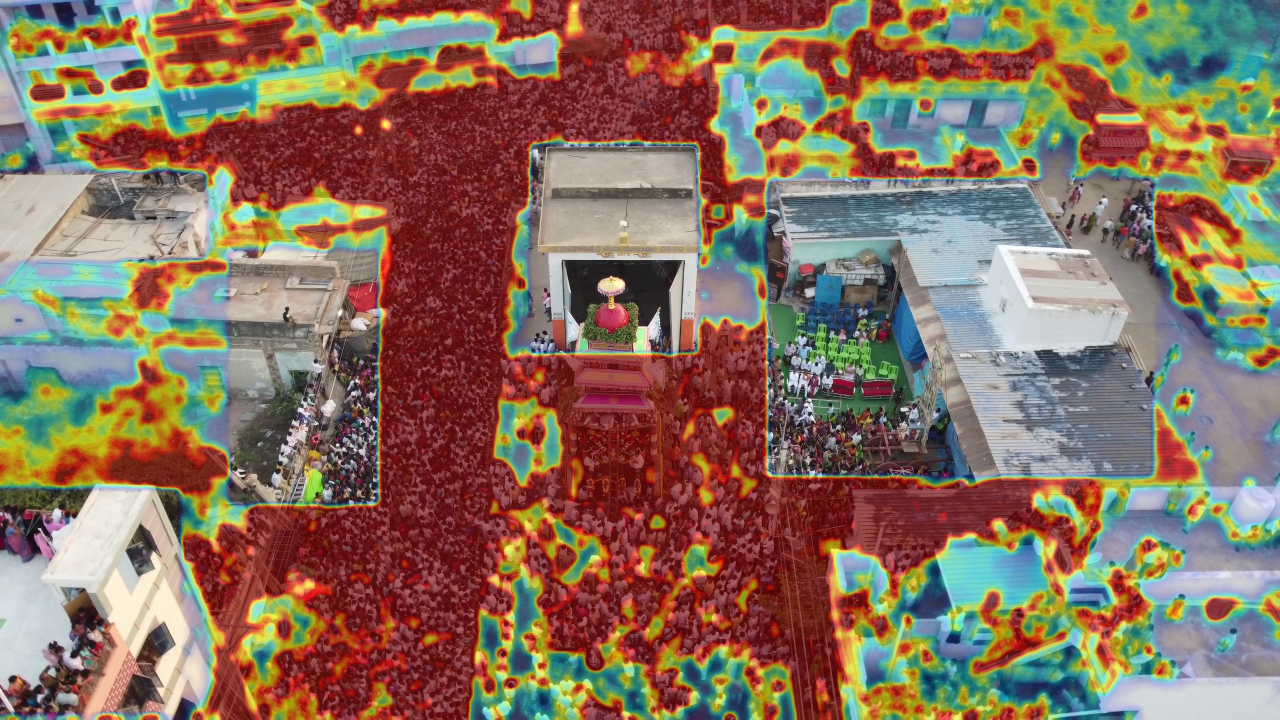
#> input picture cv-service/test_calibrated_crowd_heatmap.jpg, 2560 x 1440 px (shown at 1/2 size); its folder holds only this picture in this run
$ python -i saturation_detector.py   (imports and definitions only)   (older library calls are emulated)
#> lines starting #> are read from the running program, lines starting #| are printed output that depends on the picture; after the words box and inside, x2 and y2 are one past the last pixel; in counts of white or black regions, pixels touching at a corner belong together
#> further down, picture is the input picture: shape (1440, 2560, 3); mean B, G, R 94, 112.2, 136.1
"""
cv-service/saturation_detector.py
Zone-Aware Spatial Crowd Saturation Detector for Aerial Drone Computer Vision.

Identifies when packed crowd regions cross into detection saturation failure
(where person boundaries blend into an unbroken mass of heads, causing YOLO+SAHI
detections to collapse to near-zero).

Features:
  1. Global Zone Saturation Check:
     is_saturated = (detected_density < min_detection_density) AND (edge_density_ratio >= saturation_edge_threshold)
  2. Spatial Grid Saturation Mapping:
     Divides the zone into spatial patches. Analyzes each patch independently.
     Substitutes calibrated density for saturated patches while preserving YOLO detections
     in sparse peripheral areas (rooftops, side alleys).
  3. Visual Density Overlay:
     Annotates saturated crowd patches with an alpha-blended density heatmap & dot texture.
"""
from __future__ import annotations

import os
from typing import List, Tuple, Optional, Dict, Any
import cv2
import numpy as np
import config


class SaturationDetector:
    """
    Zone-aware crowd detection saturation detector for aerial drone camera feeds.
    """

    def __init__(
        self,
        min_detection_density: float = 0.35,
        saturation_edge_threshold: float = 0.075,
        canny_low: int = 50,
        canny_high: int = 150,
        grid_cols: int = 16,
        grid_rows: int = 16,
    ) -> None:
        self.min_detection_density = float(os.getenv("SATURATION_MIN_DETECTION_DENSITY", str(min_detection_density)))
        self.saturation_edge_threshold = float(os.getenv("SATURATION_EDGE_THRESHOLD", str(saturation_edge_threshold)))
        self.canny_low = canny_low
        self.canny_high = canny_high
        self.grid_cols = grid_cols
        self.grid_rows = grid_rows
        self._mask_cache: Dict[Tuple[int, int, str], np.ndarray] = {}

    # [298 lines left out: functions get_zone_mask, compute_edge_map, compute_edge_density, filter_boxes_in_zone, analyze_spatial_grid, check_saturation and 1 more, not called in this run]

    @staticmethod
    def _create_balanced_palette_lut() -> np.ndarray:
        """
        Builds a multi-tier balanced 256-color Look-Up Table (LUT).
        Provides clear, appealing differentiation across crowd density tiers:
          - Tier 0 (0-20%):   Cool Sky Blue / Cyan (Sparse / Low)
          - Tier 1 (20-45%):  Emerald / Mint Green (Normal Crowd Flow)
          - Tier 2 (45-70%):  Sunny Gold / Warm Amber (Dense Pack)
          - Tier 3 (70-88%):  Vibrant Alert Orange (Heavy Congestion)
          - Tier 4 (88-100%): Deep Crimson Red / Magenta (Crush Epicenter ONLY)
        """
        lut = np.zeros((256, 1, 3), dtype=np.uint8)
        for i in range(256):
            u = i / 255.0
            if u < 0.20:
                t = u / 0.20
                b = int(220 * (1 - t) + 160 * t)
                g = int(140 * (1 - t) + 210 * t)
                r = int(20 * (1 - t) + 30 * t)
            elif u < 0.45:
                t = (u - 0.20) / 0.25
                b = int(160 * (1 - t) + 30 * t)
                g = int(210 * (1 - t) + 235 * t)
                r = int(30 * (1 - t) + 120 * t)
            elif u < 0.70:
                t = (u - 0.45) / 0.25
                b = int(30 * (1 - t) + 20 * t)
                g = int(235 * (1 - t) + 175 * t)
                r = int(120 * (1 - t) + 250 * t)
            elif u < 0.88:
                t = (u - 0.70) / 0.18
                b = int(20 * (1 - t) + 20 * t)
                g = int(175 * (1 - t) + 50 * t)
                r = int(250 * (1 - t) + 245 * t)
            else:
                t = (u - 0.88) / 0.12
                b = int(20 * (1 - t) + 90 * t)
                g = int(50 * (1 - t) + 15 * t)
                r = int(245 * (1 - t) + 225 * t)
            lut[i, 0] = [b, g, r]
        return lut

    def process_standalone_drone_frame(
        self,
        frame: np.ndarray,
        area_sqm: float = 2000.0,
        max_density_scale: float = 6.0,
        zone_id: str = "zone_1",
        latency_ms: float = 0.0,
    ) -> Tuple[np.ndarray, int, float, Dict[str, Any]]:
        """
        Processes a single drone video frame as a 100% standalone, independent image.
        Uses isotropic head-blob morphology, directional line suppression, and multi-tier
        perceptual color scaling to clearly differentiate dense vs extreme crush crowds.
        """
#> called with area_sqm = 2000, max_density_scale = 6, zone_id = 'zone_1', latency_ms = 0
        h, w = frame.shape[:2]

        # Fast downscaled computation for ~300ms CPU execution
        if w > 960:
            scale_factor = 640.0 / w
            gh = int(h * scale_factor)
            gw = 640
            calc_frame = cv2.resize(frame, (gw, gh), interpolation=cv2.INTER_AREA)
        else:
            calc_frame = frame
            scale_factor = 1.0
            gh, gw = h, w

        gray = cv2.cvtColor(calc_frame, cv2.COLOR_BGR2GRAY) if len(calc_frame.shape) == 3 else calc_frame

        # 1. Circular Head-Blob Morphological Filter (Isotropic, rotation-invariant)
        k_head = cv2.getStructuringElement(cv2.MORPH_ELLIPSE, (3, 3) if scale_factor != 1.0 else (5, 5))
        black_th = cv2.morphologyEx(gray, cv2.MORPH_BLACKHAT, k_head)
        white_th = cv2.morphologyEx(gray, cv2.MORPH_TOPHAT, k_head)
        head_blobs = black_th.astype(np.float32) + white_th.astype(np.float32)

        # 2. Dynamic Directional Line Suppression (Corrugated roofs & wires)
        k_horiz = cv2.getStructuringElement(cv2.MORPH_RECT, (9, 1) if scale_factor != 1.0 else (15, 1))
        k_vert = cv2.getStructuringElement(cv2.MORPH_RECT, (1, 9) if scale_factor != 1.0 else (1, 15))
        line_h = cv2.morphologyEx(gray, cv2.MORPH_OPEN, k_horiz).astype(np.float32)
        line_v = cv2.morphologyEx(gray, cv2.MORPH_OPEN, k_vert).astype(np.float32)

        # 3. Local Standard Deviation (Crowd contrast)
        blur_sq = cv2.GaussianBlur(gray.astype(np.float32)**2, (11, 11) if scale_factor != 1.0 else (15, 15), 0)
        sq_blur = cv2.GaussianBlur(gray.astype(np.float32), (11, 11) if scale_factor != 1.0 else (15, 15), 0)**2
        local_std = np.sqrt(np.maximum(0, blur_sq - sq_blur))
        norm_std = np.clip((local_std - 8.0) / 16.0, 0.0, 1.5)

        # 4. Directional Sobel Ratio (Penalizes 1D linear structures)
        gx = cv2.Sobel(gray, cv2.CV_32F, 1, 0, ksize=3)
        gy = cv2.Sobel(gray, cv2.CV_32F, 0, 1, ksize=3)
        dir_ratio = np.abs(gx) / (np.abs(gx) + np.abs(gy) + 1e-5)
        dir_penalty = np.clip(1.0 - 2.2 * np.abs(dir_ratio - 0.5), 0.10, 1.0)

        # Combined Standalone Feature Energy
        norm_blobs = np.clip((head_blobs - 4.0) / 12.0, 0.0, 3.0)
        crowd_signal = (0.70 * norm_blobs + 0.30 * norm_std) * dir_penalty
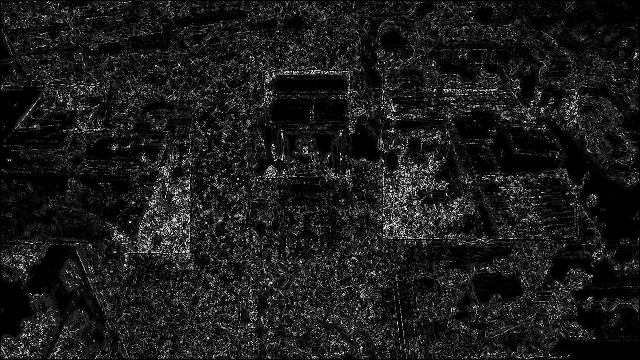
#> crowd_signal: shape (360, 640) float32; min 0, max 2.55, mean 0.27; drawn with min black and max white
        crowd_signal = np.maximum(0.0, crowd_signal - 0.10)

        # 5. Multi-Scale Continuous Thermal Diffusion
        smooth_fine = cv2.GaussianBlur(crowd_signal, (11, 11), 3.0)
        smooth_med = cv2.GaussianBlur(crowd_signal, (21, 21), 6.0)
        smooth_broad = cv2.GaussianBlur(crowd_signal, (41, 41), 12.0)
        diffused_density = (0.50 * smooth_fine + 0.35 * smooth_med + 0.15 * smooth_broad) * 7.5
        diffused_density = np.clip(diffused_density, 0.0, 6.0)

        # Headcount & Density Calibration
        active_mask = diffused_density > 0.35
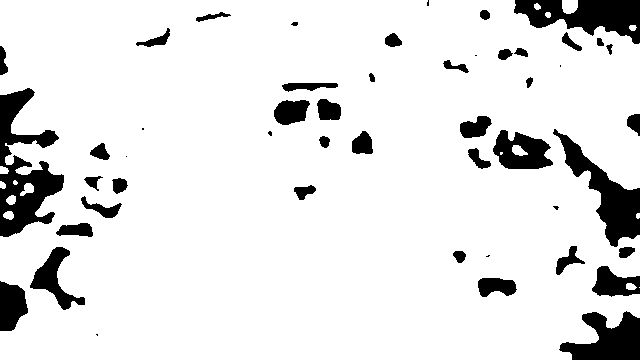
#> active_mask: shape (360, 640) bool; 89.3% white; 49 black regions (9 under 20 px), largest, box (x1, y1, x2, y2) and area: (0, 88, 64, 237) 4446, (514, 0, 640, 44) 3185, (553, 129, 640, 247) 3110
        mean_dense_val = float(np.mean(diffused_density[active_mask])) if np.any(active_mask) else 0.0
#> mean_dense_val = 1.63
        active_ratio = float(np.count_nonzero(active_mask)) / float(gh * gw)
#> active_ratio = 0.893
        estimated_people = int(round(mean_dense_val * (area_sqm * active_ratio)))
#> estimated_people = 2914
        overall_density = round(estimated_people / area_sqm, 2) if area_sqm > 0 else 0.0
#> overall_density = 1.46

        # Upscale continuous density map to full resolution for rendering
        if scale_factor != 1.0:
            full_density = cv2.resize(diffused_density, (w, h), interpolation=cv2.INTER_LINEAR)
        else:
            full_density = diffused_density

        # 6. Balanced Multi-Tier Palette Mapping & Non-linear Alpha Blending
        palette_lut = self._create_balanced_palette_lut()
        norm_vis = np.clip(full_density / max_density_scale, 0.0, 1.0)
        norm_gamma = np.power(norm_vis, 1.25)
        u8_map = (norm_gamma * 255).astype(np.uint8)
        colored_heat = cv2.LUT(cv2.cvtColor(u8_map, cv2.COLOR_GRAY2BGR), palette_lut)
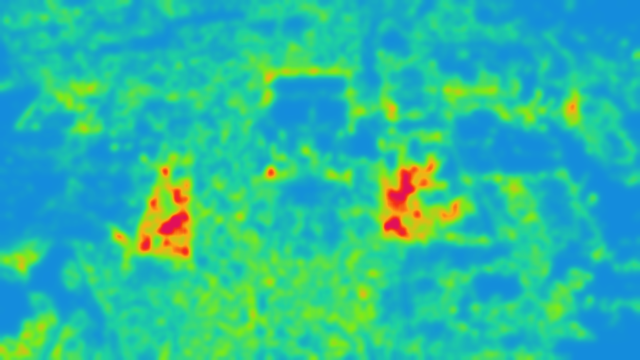
#> colored_heat: shape (1440, 2560, 3) (shown at 1/4 size); mean of channels 0, 1, 2 158.8, 187.8, 43.9; drawn as B, G, R

        alpha = np.clip((norm_vis - 0.05) / 0.60, 0.0, 1.0)
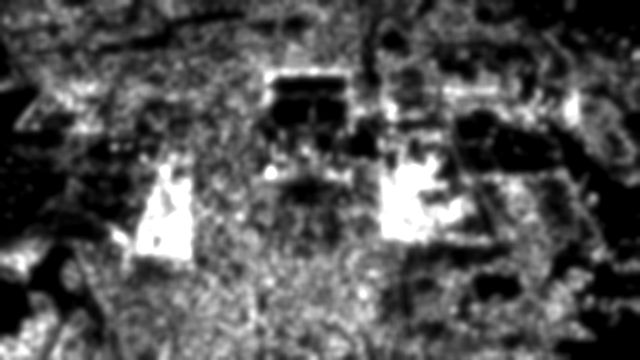
#> alpha: shape (1440, 2560) float32 (shown at 1/4 size); min 0, max 1, mean 0.324
        alpha = np.power(alpha, 0.90) * 0.58
        alpha_3d = alpha[:, :, np.newaxis]

        blended = (frame.astype(np.float32) * (1.0 - alpha_3d) + colored_heat.astype(np.float32) * alpha_3d).astype(np.uint8)

        # 7. Render Clean Modern Glassmorphic HUD
        if w >= 640 and h >= 400:
            # HUD Legend (Bottom Right)
            lx1, ly1, lw, lh = w - 320 - 24, h - 64 - 24, 320, 64
            sub_hud = blended[ly1:ly1+lh, lx1:lx1+lw]
            dark = np.zeros_like(sub_hud); dark[:] = (15, 23, 42)
            cv2.addWeighted(dark, 0.82, sub_hud, 0.18, 0, sub_hud)
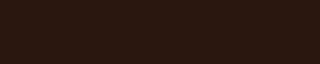
#> dark: shape (64, 320, 3); mean B, G, R 15, 23, 42
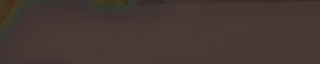
#> sub_hud: shape (64, 320, 3); mean B, G, R 50.5, 55.8, 69.6
            cv2.rectangle(blended, (lx1, ly1), (lx1+lw, ly1+lh), (100, 116, 139), 1, cv2.LINE_AA)

            bx, by, bw, bh = lx1 + 14, ly1 + 14, 292, 12
            grad_line = np.linspace(0, 255, bw, dtype=np.uint8).reshape(1, bw)
            grad_strip = np.repeat(grad_line, bh, axis=0)
            grad_colored = cv2.LUT(cv2.cvtColor(grad_strip, cv2.COLOR_GRAY2BGR), palette_lut)
            blended[by:by+bh, bx:bx+bw] = grad_colored
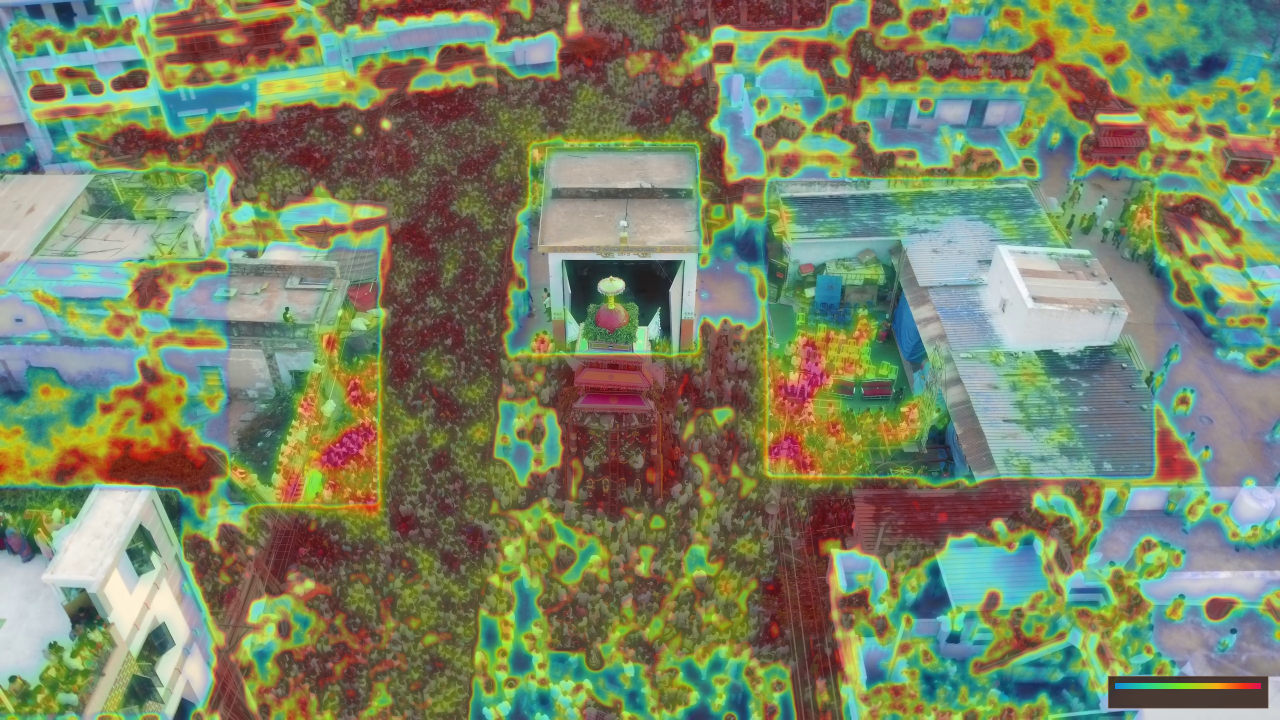
#> blended: shape (1440, 2560, 3) (shown at 1/2 size); mean B, G, R 102, 132.6, 121.8
            cv2.rectangle(blended, (bx, by), (bx+bw, by+bh), (255, 255, 255), 1)
#> blended: shape (1440, 2560, 3); 0.02% of pixels changed, all inside (x1, y1, x2, y2) = (2230, 1366, 2523, 1379)

            cv2.putText(blended, "0.0 Low", (bx, ly1 + 46), cv2.FONT_HERSHEY_SIMPLEX, 0.35, (203, 213, 225), 1, cv2.LINE_AA)
#> blended: shape (1440, 2560, 3); mean B, G, R 102.1, 132.6, 121.9
            cv2.putText(blended, "2.0 Flow", (bx + 68, ly1 + 46), cv2.FONT_HERSHEY_SIMPLEX, 0.35, (52, 211, 153), 1, cv2.LINE_AA)
#> blended: shape (1440, 2560, 3); mean B, G, R 102.1, 132.6, 121.9
            cv2.putText(blended, "3.5 Dense", (bx + 145, ly1 + 46), cv2.FONT_HERSHEY_SIMPLEX, 0.35, (251, 191, 36), 1, cv2.LINE_AA)
#> blended: shape (1440, 2560, 3); mean B, G, R 102.1, 132.6, 121.9
            cv2.putText(blended, "5.0+ Crush", (bx + 224, ly1 + 46), cv2.FONT_HERSHEY_SIMPLEX, 0.35, (239, 68, 68), 1, cv2.LINE_AA)
#> blended: shape (1440, 2560, 3); mean B, G, R 102.1, 132.6, 121.9

        meta = {
            "estimated_people": estimated_people,
            "overall_density": overall_density,
            "mean_active_density": round(mean_dense_val, 2),
            "active_area_ratio": round(active_ratio, 3),
            "is_saturated": True,
            "density_source": "override_live",
        }
#> meta = {'estimated_people': 2914, 'overall_density': 1.46, 'mean_active_density': 1.63, 'active_area_ratio': 0.893, 'is_saturated': True, 'density_source': 'override_live'}
        return blended, estimated_people, overall_density, meta

    # [29 lines left out: function annotate_density_heatmap, not called in this run]

>>> import cv2
>>> picture = cv2.imread('test_calibrated_crowd_heatmap.jpg')
>>> result = SaturationDetector().process_standalone_drone_frame(picture)

$ run again, on cv-service/scratch_advanced_heatmap.jpg
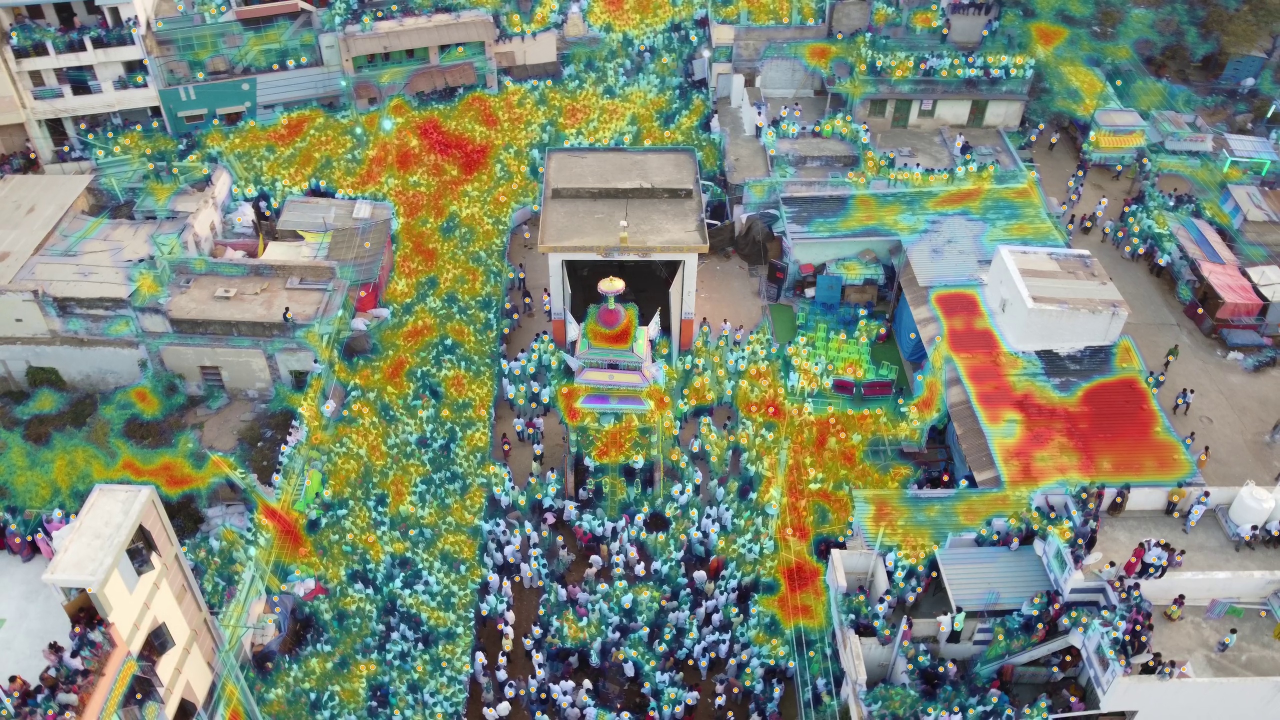
#> input picture cv-service/scratch_advanced_heatmap.jpg, 2560 x 1440 px (shown at 1/2 size)
#> picture is the input picture: shape (1440, 2560, 3); mean B, G, R 121, 136.5, 125.9
#> in process_standalone_drone_frame, `active_mask = diffused_density > 0.35`:
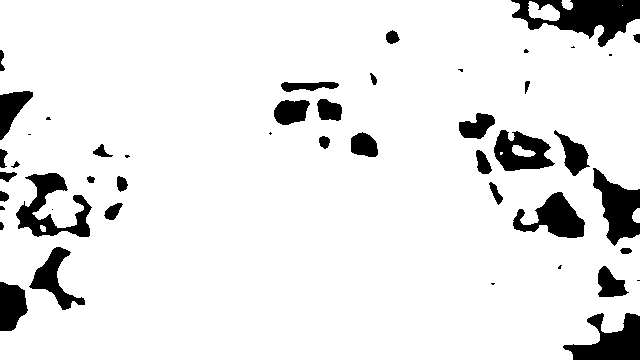
#> active_mask: shape (360, 640) bool; 90.8% white; 47 black regions (13 under 20 px), largest, box (x1, y1, x2, y2) and area: (511, 0, 640, 47) 3088, (563, 313, 640, 360) 2054, (16, 173, 92, 237) 2013
#> mean_dense_val = 1.98
#> active_ratio = 0.908
#> estimated_people = 3588
#> overall_density = 1.79
#> in process_standalone_drone_frame, `blended[by:by+bh, bx:bx+bw] = grad_colored`:
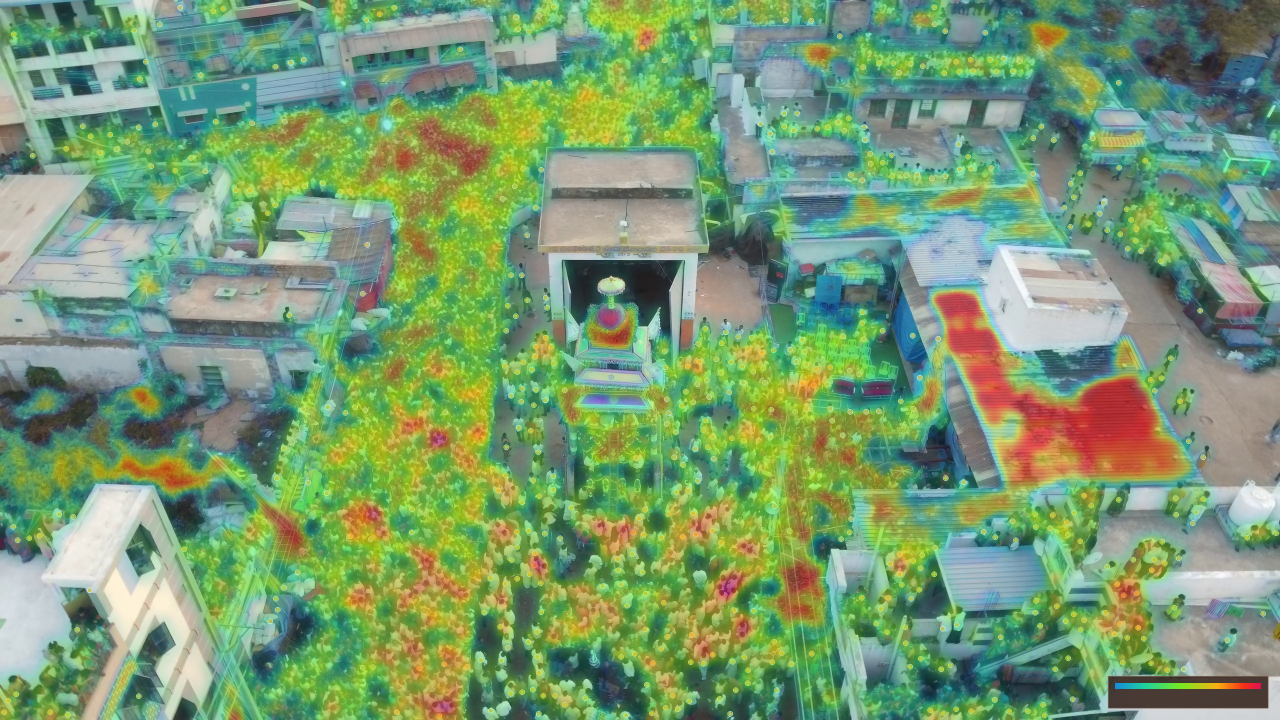
#> blended: shape (1440, 2560, 3) (shown at 1/2 size); mean B, G, R 113.3, 154.2, 120
#> meta = {'estimated_people': 3588, 'overall_density': 1.79, 'mean_active_density': 1.98, 'active_area_ratio': 0.908, 'is_saturated': True, 'density_source': 'override_live'}
